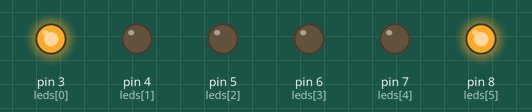
The sketch below on a simulated Arduino Uno, built with avr-gcc and run on an emulated ATmega328P. Shown: output pins drawn as LEDs (lit = HIGH).

Above: at 0.1 s.
At 3.6 s:
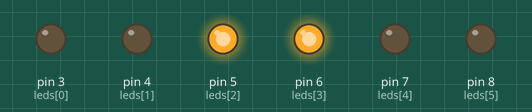
At 10.1 s:
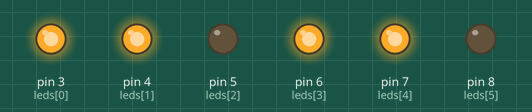
At 13.6 s:
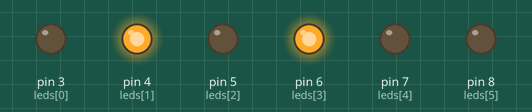
At 21.1 s:
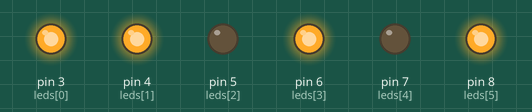
At 38.6 s:
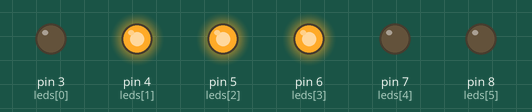
Timing chart, 0 to 40.0 s (numbered marks = the images above):
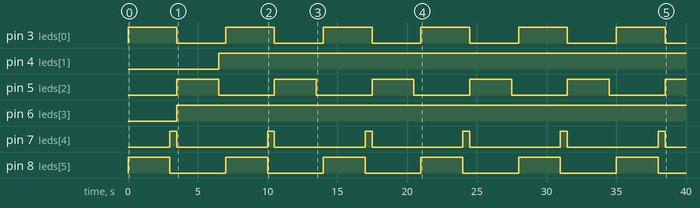

Measured:
- by itself, pin 3 (leds[0]): alternates HIGH for 3.5 s and LOW for 3.5 s
- by itself, pin 4 (leds[1]): LOW → HIGH at 6.5 s
- by itself, pin 5 (leds[2]), pin 8 (leds[5]): alternates HIGH for 3.0 s and LOW for 4.0 s
- by itself, pin 6 (leds[3]): LOW → HIGH at 3.5 s
- by itself, pin 7 (leds[4]): alternates HIGH for 0.50 s and LOW for 6.5 s

The sketch:

Secuenciadeleds.ino
```cpp
int leds[]={3,4,5,6,7,8};
int tiempo1=3000;
int tiempo2=500;
int n;
void setup() {
for (n=0;n<6;n++) {
pinMode (leds[n],OUTPUT);
}
}
void loop () {
digitalWrite (leds[0],HIGH);
digitalWrite (leds[5],HIGH);
delay (tiempo1);
digitalWrite (leds[5],LOW);
digitalWrite (leds[4],HIGH);
delay (tiempo2);
digitalWrite(leds[0],LOW);
digitalWrite (leds[2],HIGH);
digitalWrite (leds[4],LOW);
digitalWrite (leds[3],HIGH);
delay (tiempo1);
digitalWrite (leds[2],LOW);
digitalWrite(leds[1],HIGH);
delay (tiempo2);
}
```
